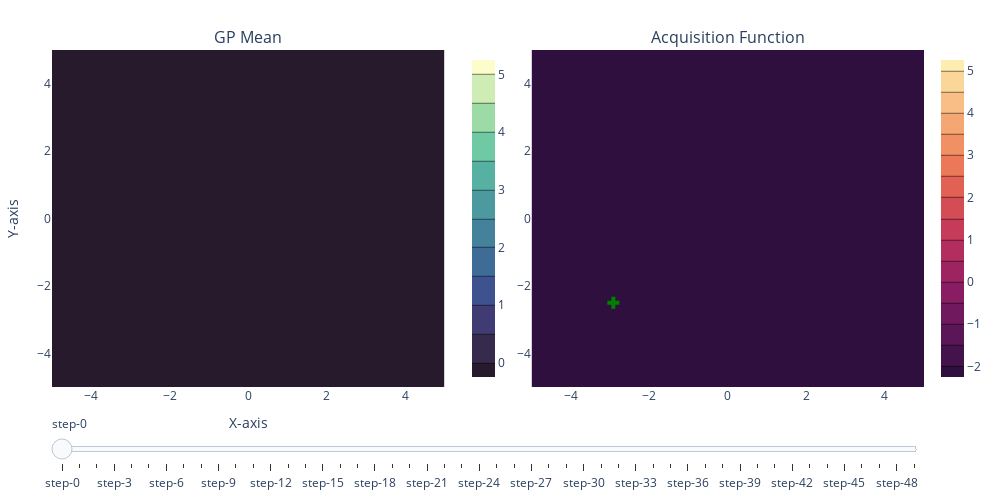

Notebook code for this chart:
### Code cell
from bayes_nanospace2025.tutorial.bo_widget_2d import BOWidget2D

widget = BOWidget2D()
widget.plot(result, X1, X2)
